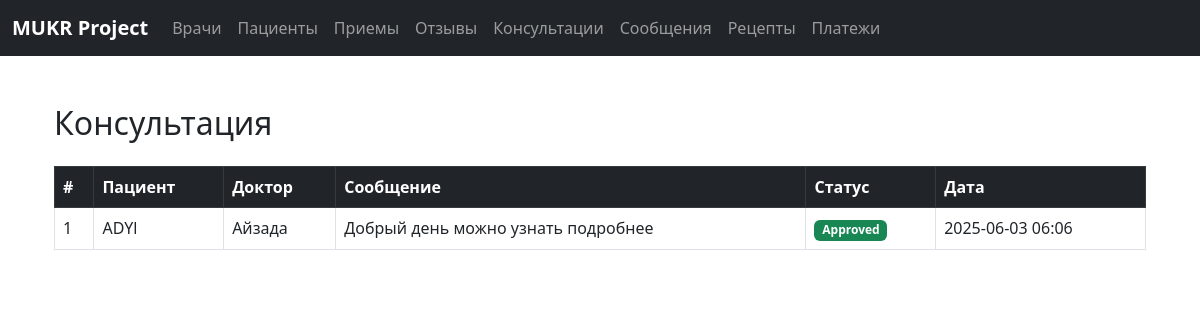
Screenshot of /consultations/ with the database file from the repository.
### app/models.py (models this page shows, shortened)
class ConsultationRequest(models.Model):
    patient = models.ForeignKey(CustomUser, on_delete=models.CASCADE, related_name='consultations')
    doctor = models.ForeignKey(Doctor, on_delete=models.CASCADE, related_name='consultations')
    message = models.TextField()
    status = models.CharField(
        max_length=20,
        choices=[('Ожидание', 'Ожидание'), ('Подтверждено', 'Подтверждено'), ('Отклонено', 'Отклонено')],
        default='pending'
    )
    created_at = models.DateTimeField(auto_now_add=True)

class CustomUser(AbstractUser):
    phone_number = models.CharField(max_length=20, unique=True, null=True, blank=True)

class Doctor(models.Model):
    name = models.CharField(max_length=100)
    specialization = models.CharField(max_length=100)
    experience = models.IntegerField()
    phone_number = models.CharField(max_length=20)
    image = models.ImageField(upload_to='doctors/', null=True, blank=True)  # Позволяет пустые значения
    email = models.EmailField()

### app/views.py (the view)
# urls.py: path('consultations/', views.consultation_list, name='consultation_list'),
def consultation_list(request):
    return render(request, 'consultations/consultation_list.html', {'consultations': ConsultationRequest.objects.all()})

### app/templates/consultations/consultation_list.html
{% extends 'base.html' %}
{% load static %}
{% block content %}
<div class="container mt-5">
    <h2 class="mb-4">Консультация</h2>
    <div class="table-responsive">
        <table class="table table-bordered table-hover">
            <thead class="table-dark">
                <tr>
                    <th>#</th>
                    <th>Пациент</th>
                    <th>Доктор</th>
                    <th>Сообщение</th>
                    <th>Статус</th>
                    <th>Дата</th>
                </tr>
            </thead>
            <tbody>
                {% for consultation in consultations %}
                <tr>
                    <td>{{ forloop.counter }}</td>
                    <td>{{ consultation.patient.username }}</td>
                    <td>{{ consultation.doctor.name }}</td>
                    <td>{{ consultation.message }}</td>
                    <td>
                        <span class="badge {% if consultation.status == 'approved' %}bg-success{% elif consultation.status == 'rejected' %}bg-danger{% else %}bg-warning text-dark{% endif %}">
                            {{ consultation.status|capfirst }}
                        </span>
                    </td>
                    <td>{{ consultation.created_at|date:"Y-m-d H:i" }}</td>
                </tr>
                {% empty %}
                <tr>
                    <td colspan="6" class="text-center">No consultation requests found.</td>
                </tr>
                {% endfor %}
            </tbody>
        </table>
    </div>
</div>
{% endblock %}

### app/static/css/style.css (style rules this page uses)
body { background-color: #f8f9fa; }
.table th, .table td { vertical-align: middle; }

### app/templates/base.html (style rules this page uses)
body { background-color: white; position: relative; min-height: 100vh; margin: 0; padding: 0; }

### rows the page displays
ConsultationRequest: patient.username "ADYl", doctor.name "Айзада", message "Добрый день можно узнать подробнее", status "Approved", created_at "2025-06-03 06:06"
